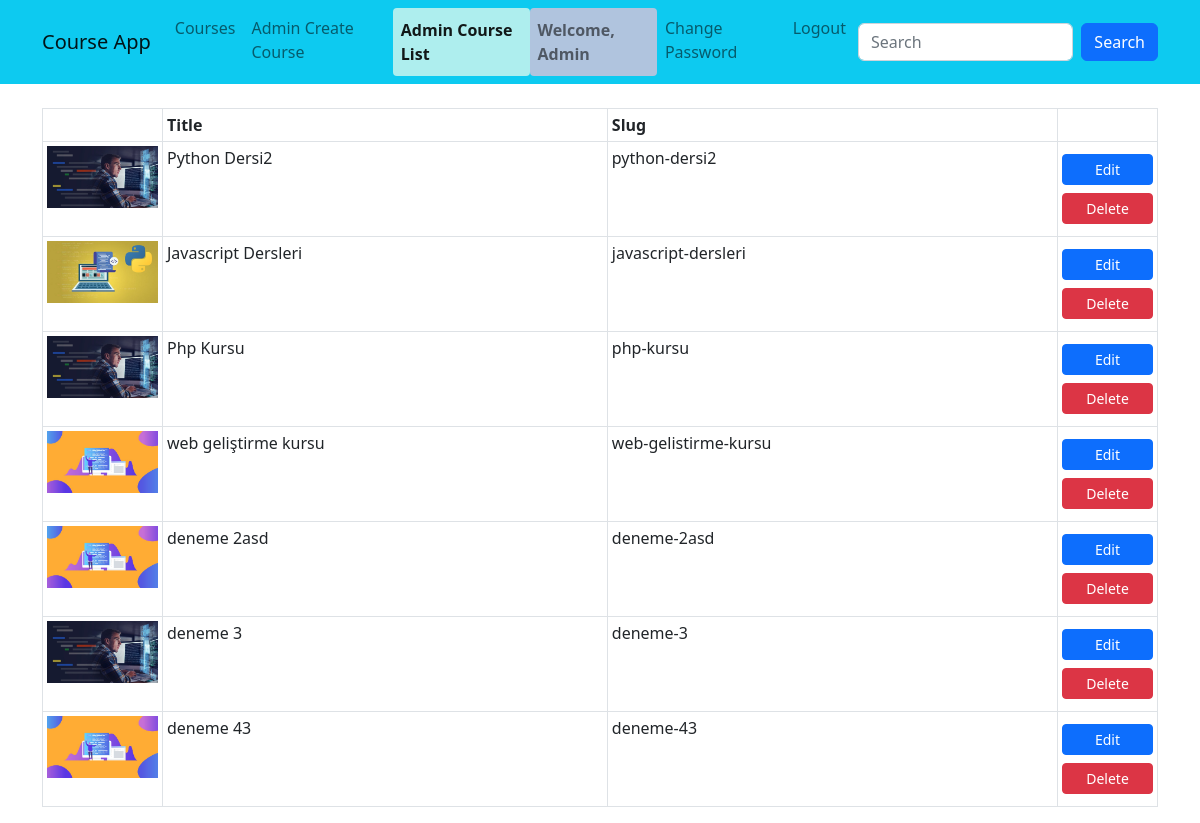
Before: /courses/course-list (signed in) with the older database file.
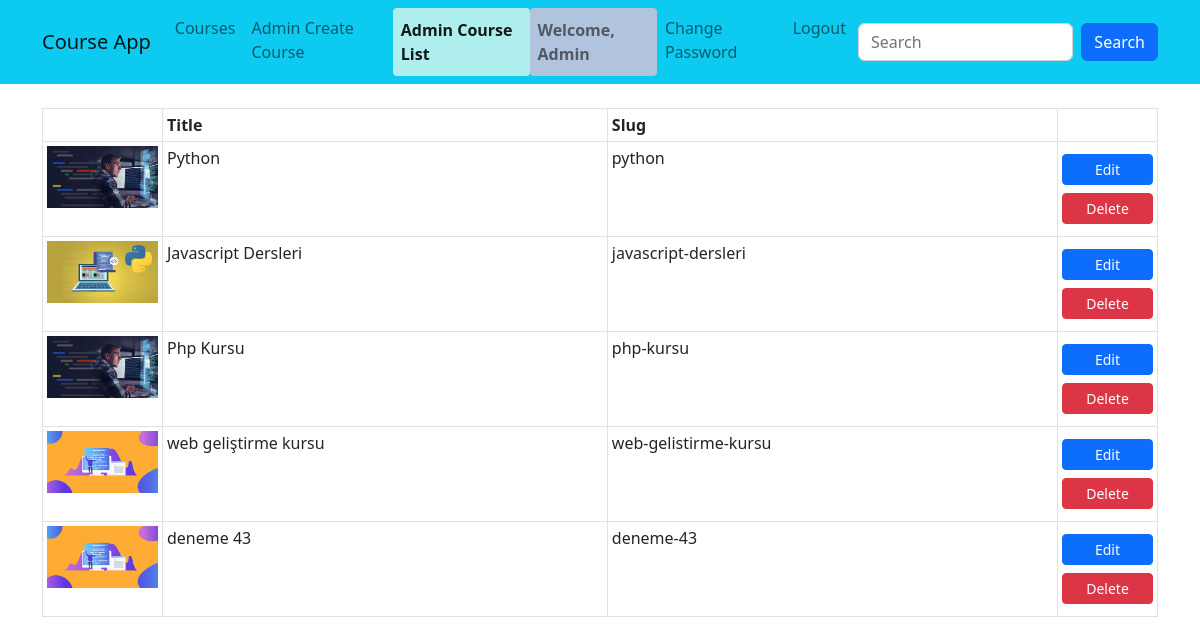
After: the same page with the newer database file.
### courses/models.py (models this page shows, shortened)
class Course(models.Model):
    title = models.CharField(max_length=50)
    description =models.TextField()
    image = models.ImageField(upload_to="images",default="")
    date = models.DateField(auto_now_add=True)
    isActive = models.BooleanField(default=False)
    isHome = models.BooleanField(default=False)
    slug = models.SlugField(null=False,default="",unique=True, db_index=True,blank=True,editable=False)
    categories = models.ManyToManyField(Category,related_name="kurslar",blank=True)

### courses/views.py (the view)
# urls.py: path("course-list",views.courseList, name="course_list"),
@user_passes_test(isAdmin)
def courseList(request):
    courses = Course.objects.all()
    return render(request,"courses/course-list.html",{
        "courses":courses,
    })

### courses/views.py (called while the page is built)
def isAdmin(user):
    return user.is_superuser

### courses/templates/courses/course-list.html (shortened to what this page needs)
{% extends "layout.html" %}
{% load static %}
{% block css_files %}
    <link rel="stylesheet" href="{% static "/courses/css/style.css" %}">
{% endblock css_files %}
{% block content %}
    <div class="container">
        <div class="row mt-4">
            <div class="col-12">
                <table class="table table-sm table-bordered">
                    <thead>
                        <tr>
                            <th style="width: 120px;"></th>
                            <th>Title</th>
                            <th>Slug</th>
                            <th style="width: 100px;"></th>
                        </tr>
                    </thead>
                    <tbody>
                        {% for course in courses %}
                        <tr>
                            <td><img class = "img-fluid" src="{{course.image.url}}" alt="{{course.slug}}"></td>
                            <td>{{course.title}}</td>
                            <td>{{course.slug}}</td>
                            <td class="align-middle">
                                <a href="{% url "course_edit" course.slug %}" class="btn btn-primary btn-sm w-100 mb-2 mt-2">Edit</a>
                                <a href="{% url "course_delete" course.slug %}" class="btn btn-danger btn-sm w-100 mb-2">Delete</a>
                            </td>
                        </tr>
                    {% endfor %}
                    </tbody>
                </table>
            </div>
        </div>
    </div>
{% endblock content %}

### templates/layout.html (shortened to what this page needs)
{% load static %}
<!DOCTYPE html>
<html lang="en">
<head>
    <link rel="stylesheet" href="{% static "/css/bootstrap.min.css" %}" />
    <link rel="stylesheet" href="{% static "/css/style.css" %}">
    {% block css_files %}{% endblock css_files %}
</head>
<body>
    {% include "partials/_nav.html" %}
    {% block content %} {% endblock content%}
</body>
</html>

### templates/partials/_nav.html (shortened to what this page needs)
<nav class = "navbar navbar-expand-lg bg-info">
    <div class="container">
        <a href="{% url "courses" %}" class="navbar-brand">Course App</a>
        <div class="collapse navbar-collapse" id="navbar">
            <ul class="navbar-nav me-auto">
                <li class="nav-item">
                    <a href="{% url "courses" %}" class="nav-link {% if "/courses/category" in request.path or request.path == "/courses/" %}active{% endif %}">Courses</a>
                </li>
                {% if user.is_superuser %}
                    <li class="nav-item">
                        <a href="{% url "create_course" %}" class="nav-link {% if request.path == '/courses/create-course' %}active{% endif %}">Admin Create Course</a>
                    </li>
                    <li>
                        <a href="{% url "course_list" %}" class="nav-link {% if request.path == '/courses/course-list' %}active{% endif %}">Admin Course List</a>
                    </li>
                {% endif %}
            </ul>
            <ul class="navbar-nav me-1">
                {% if user.is_authenticated %}
                    <li class="nav-item">
                        <a class="nav-link active-user">Welcome, {{user.username|title}}</a>
                    </li>
                    <li class="nav-item">
                        <a href="{% url "change_password" %}" class="nav-link">Change Password</a>
                    </li>
                    <li class="nav-item">
                        <a href="{% url "user_logout" %}" class="nav-link">Logout</a>
                    </li>
                {% endif %}
            </ul>
            <form action="{% url "search" %}" method="GET" class="d-flex">
                <input class="form-control me-2" name="q" type="text" placeholder="Search" aria-label="Search">
                <button class="btn btn-primary" type="submit">Search</button>
            </form>
        </div>
    </div>
</nav>

### static/css/style.css (style rules this page uses)
.nav-link.active { background-color: #AEEEEE; font-weight: bold; border-radius: 0.25rem; padding: 10px 15px; }
.nav-link.active-user { background-color: #B0C4DE; font-weight: bold; border-radius: 0.25rem; padding: 10px 15px; }

Changed rows visible on the page:
removed Course: image (picture), title "deneme 2asd", slug "deneme-2asd"
removed Course: image (picture), title "deneme 3", slug "deneme-3"
changed Course: title "Python Dersi2" → "Python"; slug "python-dersi2" → "python"
